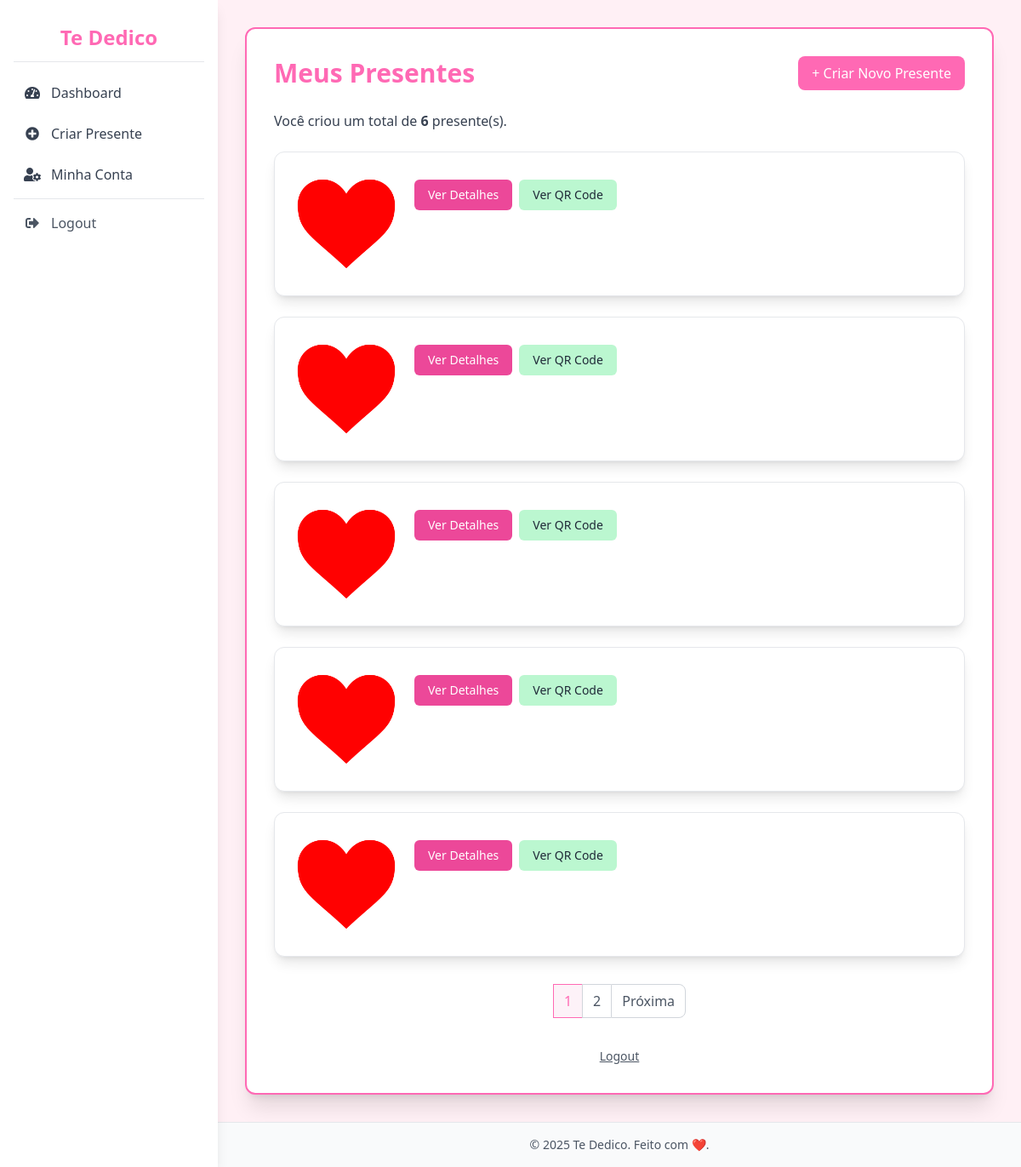
The app's page / (signed in), older data.
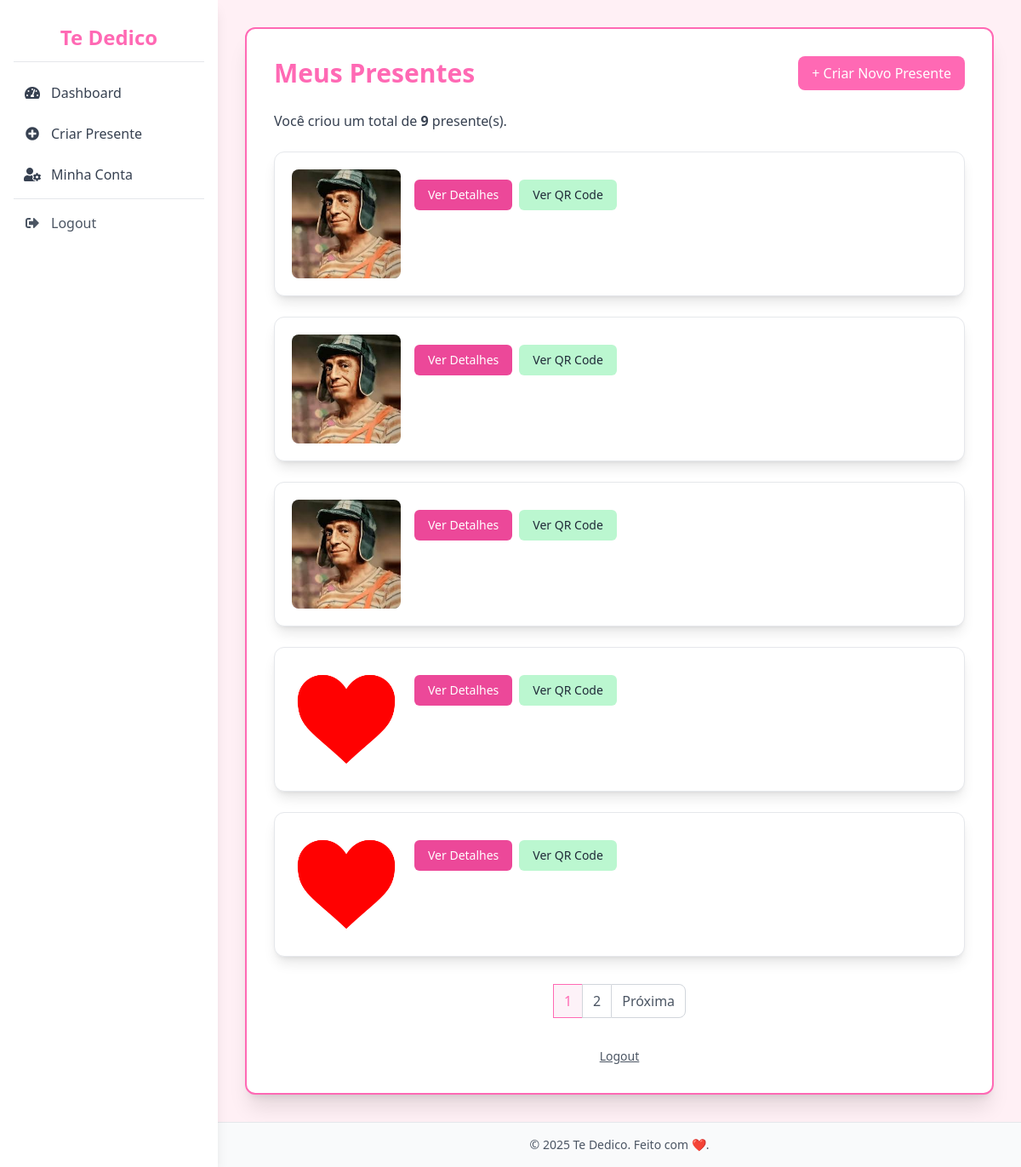
The same page, newer data.
### app/models.py (models this page shows, shortened)
class Presente(models.Model):
    autor = models.ForeignKey(User, on_delete=models.CASCADE, related_name="presentes", verbose_name="Autor") #
    titulo = models.CharField(max_length=255, verbose_name="Título") #
    mensagem = models.TextField(verbose_name="Mensagem") #
    imagem = models.ImageField(upload_to='imagens/', blank=True, null=True, verbose_name="Imagem") #
    video_url = models.URLField(blank=True, null=True, verbose_name="URL do Vídeo") #
    criado_em = models.DateTimeField(auto_now_add=True, verbose_name="Criado em") #
    qr_code = models.ImageField(upload_to='qrcodes/', blank=True, null=True, verbose_name="QR Code") #
    cor_fundo = models.CharField(max_length=7, blank=True, null=True, verbose_name="Cor de Fundo", help_text="Ex: #FFFFFF para branco. Deixe em branco para usar o padrão.") #
    cor_destaque = models.CharField(max_length=7, blank=True, null=True, verbose_name="Cor de Destaque", help_text="Ex: #FF69B4 para rosa. Deixe em branco para usar o padrão.") #
    musica_url = models.URLField(blank=True, null=True, verbose_name="URL da Música de Fundo", help_text="Link direto para um arquivo de áudio (ex: .mp3) ou serviço de streaming compatível.") #
    STATUS_CHOICES = [
        ('pendente', 'Pendente de Aprovação'),
        ('aprovado', 'Aprovado'),
        ('rejeitado', 'Rejeitado'),
    ]
    status_aprovacao = models.CharField(
        max_length=20,
        choices=STATUS_CHOICES,
        default='pendente',
        verbose_name="Status da Aprovação"
    )
    def get_absolute_url(self):
        return reverse('ver_presente', kwargs={'id': self.id}) #
    class Meta:
        verbose_name = "Presente" #
        verbose_name_plural = "Presentes" #
        ordering = ['-criado_em'] #

### app/views.py (the view)
# urls.py: path('', dashboard_view, name='dashboard'),
@login_required
def dashboard_view(request):
    presentes_list = Presente.objects.filter(autor=request.user).order_by('-criado_em')
    paginator = Paginator(presentes_list, 5)
    page_number = request.GET.get('page')
    page_obj = paginator.get_page(page_number)
    context = {
        'page_obj': page_obj,
        'total_presentes': presentes_list.count()
    }
    return render(request, 'dashboard/dashboard.html', context) # Novo template

### app/templates/dashboard/dashboard.html (shortened to what this page needs)
{% extends 'base.html' %}
{% block content %}
<div class="flex justify-between items-center mb-6">
  <h1 class="text-3xl font-bold text-[var(--casal-accent)]">Meus Presentes</h1>
  <a href="{% url 'criar_presente' %}" class="bg-[var(--casal-accent)] text-white px-4 py-2 rounded-lg hover:opacity-90 transition-opacity">
    &#43; Criar Novo Presente
  </a>
</div>
{% if user.is_authenticated and user.presentes.count > 0 %}
  <p class="mb-6 text-gray-700">Você criou um total de <span class="font-semibold">{{ total_presentes }}</span> presente(s).</p>
  <div class="space-y-6">
    {% for presente in page_obj.object_list %}
    <div class="bg-white p-5 rounded-xl shadow-lg border border-gray-200 hover:shadow-xl transition-shadow duration-300 ease-in-out">
      <div class="flex flex-col sm:flex-row sm:items-start sm:space-x-4">
        {% if presente.imagem %}
        <img src="{{ presente.imagem.url }}" alt="Imagem de {{ presente.titulo }}" class="w-full sm:w-32 h-32 object-cover rounded-lg mb-3 sm:mb-0">
        {% else %}
        <div class="w-full sm:w-32 h-32 bg-gray-100 rounded-lg flex items-center justify-center text-gray-400 text-sm mb-3 sm:mb-0">
          Sem imagem
        </div>
        {% endif %}
        <div class="flex flex-wrap gap-2 mt-3">
            <a href="{{ presente.get_absolute_url }}" class="text-sm bg-pink-500 text-white px-4 py-2 rounded-md hover:bg-pink-600 transition-colors">
              Ver Detalhes
            </a>
            {% if presente.qr_code %}
            <a href="{{ presente.qr_code.url }}" target="_blank" class="text-sm bg-green-200 text-gray-800 px-4 py-2 rounded-md hover:bg-gray-300 transition-colors" title="Ver QR Code">
              Ver QR Code
            </a>
            {% else %}
            <span class="text-sm bg-red-100 text-red-500 px-4 py-2 rounded-md cursor-not-allowed" title="QR Code pendente de aprovação">
              QR Code Pendente
            </span>
            {% endif %}
          </div>
      </div>
    </div>
    {% endfor %}
  </div>
  {% if page_obj.has_other_pages %}
    <div class="mt-10 flex justify-center">
      <nav aria-label="Paginação dos presentes">
        <ul class="inline-flex items-center -space-x-px">
          {% for num in page_obj.paginator.page_range %}
            {% if page_obj.number == num %}
              <li>
                <a href="?page={{ num }}" class="py-2 px-3 leading-tight text-[var(--casal-accent)] bg-pink-50 border border-[var(--casal-accent)] hover:bg-pink-100 hover:text-[var(--casal-accent)] transition-colors" aria-current="page">{{ num }}</a>
              </li>
            {% elif num > page_obj.number|add:'-3' and num < page_obj.number|add:'3' %}
              <li>
                <a href="?page={{ num }}" class="py-2 px-3 leading-tight text-gray-600 bg-white border border-gray-300 hover:bg-gray-100 hover:text-gray-700 transition-colors">{{ num }}</a>
              </li>
            {% endif %}
          {% endfor %}
          {% if page_obj.has_next %}
            <li>
              <a href="?page={{ page_obj.next_page_number }}" class="py-2 px-3 leading-tight text-gray-600 bg-white rounded-r-lg border border-gray-300 hover:bg-gray-100 hover:text-gray-700 transition-colors">Próxima</a>
            </li>
          {% endif %}
        </ul>
      </nav>
    </div>
  {% endif %}
{% endif %}
{% if user.is_authenticated %}
<div class="mt-10 text-center">
  <a href="{% url 'logout' %}" class="text-sm text-gray-600 hover:text-[var(--casal-accent)] underline">Logout</a>
</div>
{% endif %}
{% endblock %}

Row changes from the older to the newer data that the page shows:
no longer on this page (row unchanged): Presente: imagem (picture)
no longer on this page (row unchanged): Presente: imagem (picture)
no longer on this page (row unchanged): Presente: imagem (picture)
added Presente: imagem (picture)
added Presente: imagem (picture)
added Presente: imagem (picture)
Text that changed along with them:
{{ total_presentes }}: "6" → "9"
